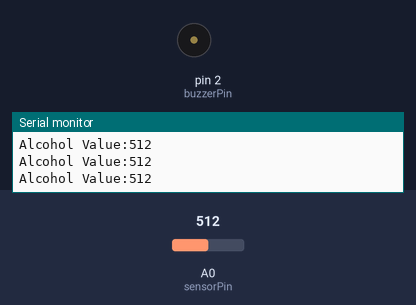
A sketch run on a simulated Arduino Uno, built with avr-gcc and run on an emulated ATmega328P. Parts: buzzer (waves = sounding, pin HIGH), the last lines printed to the serial monitor. Inputs (shaded band) come from the test bench; at power-on: A0 (sensorPin) = 512.

Above: at 1.3 s.
1.4 s: A0 (sensorPin) set to 582
2.9 s: A0 (sensorPin) set to 615
At 4.0 s:
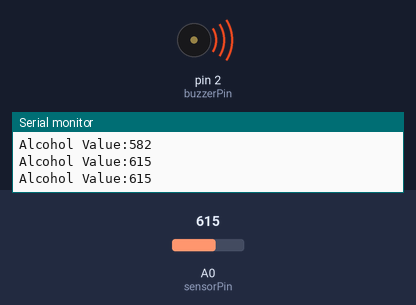
4.5 s: A0 (sensorPin) set to 590
At 5.2 s:
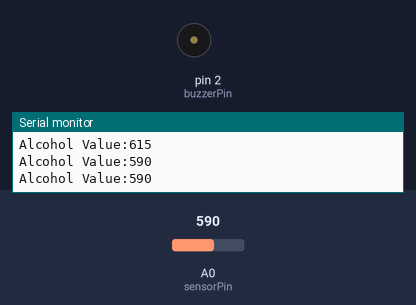
6.0 s: A0 (sensorPin) set to 610
At 6.4 s:
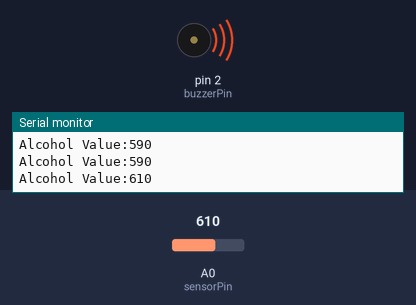
Timing chart, 0 to 8.5 s (numbered marks = the images above; inputs shaded):
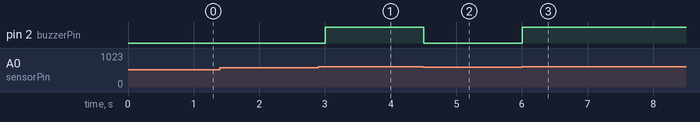

Measured:
- the behaviour switches between 600 and 601 on A0 (sensorPin) (found by bisection; images 0 and 1)
- after the input at 2.9 s, pin 2 (buzzerPin): LOW → HIGH after 0.10 s
- after the input at 4.5 s, pin 2 (buzzerPin): HIGH → LOW at once
- after the input at 6.0 s, pin 2 (buzzerPin): LOW → HIGH at once

The sketch:

Alcohol_detector.ino
```cpp
int sensorPin = A0;
int buzzerPin = 2;
int alcoholValue;
int limit=600;

void setup() {
  // put your setup code here, to run once:
pinMode(buzzerPin, OUTPUT);
Serial.begin(9600);

}

void loop() {
  // put your main code here, to run repeatedly:
alcoholValue = analogRead(sensorPin);
Serial.print("Alcohol Value:");
Serial.println(alcoholValue);

if(alcoholValue > limit){
  digitalWrite(buzzerPin, HIGH);
}else{
  digitalWrite(buzzerPin, LOW);
}


delay(500);

}
```
